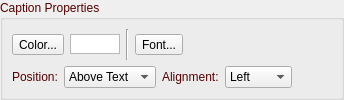
       <widget class="QGroupBox" name="groupBoxCaptionProperties3">
        <property name="palette">
         <palette>
          <active>
           <colorrole role="WindowText">
            <brush brushstyle="SolidPattern">
             <color alpha="255">
              <red>85</red>
              <green>0</green>
              <blue>0</blue>
             </color>
            </brush>
           </colorrole>
          </active>
          <inactive>
           <colorrole role="WindowText">
            <brush brushstyle="SolidPattern">
             <color alpha="255">
              <red>85</red>
              <green>0</green>
              <blue>0</blue>
             </color>
            </brush>
           </colorrole>
          </inactive>
          <disabled>
           <colorrole role="WindowText">
            <brush brushstyle="SolidPattern">
             <color alpha="255">
              <red>120</red>
              <green>120</green>
              <blue>120</blue>
             </color>
            </brush>
           </colorrole>
          </disabled>
         </palette>
        </property>
        <property name="title">
         <string>Caption Properties</string>
        </property>
        <layout class="QVBoxLayout" name="verticalLayout_10">
         <property name="leftMargin">
          <number>9</number>
         </property>
         <property name="topMargin">
          <number>9</number>
         </property>
         <property name="rightMargin">
          <number>9</number>
         </property>
         <property name="bottomMargin">
          <number>9</number>
         </property>
         <item>
          <layout class="QHBoxLayout" name="horizontalLayout_22">
           <item>
            <widget class="QToolButton" name="toolButtonCaptionColor3">
             <property name="text">
              <string>Color...</string>
             </property>
            </widget>
           </item>
           <item>
            <widget class="QGraphicsView" name="graphicViewCaptionColor3">
             <property name="sizePolicy">
              <sizepolicy hsizetype="Fixed" vsizetype="Fixed">
               <horstretch>0</horstretch>
               <verstretch>0</verstretch>
              </sizepolicy>
             </property>
             <property name="minimumSize">
              <size>
               <width>50</width>
               <height>20</height>
              </size>
             </property>
             <property name="maximumSize">
              <size>
               <width>50</width>
               <height>20</height>
              </size>
             </property>
            </widget>
           </item>
           <item>
            <widget class="Line" name="line_5">
             <property name="orientation">
              <enum>Qt::Vertical</enum>
             </property>
            </widget>
           </item>
           <item>
            <widget class="QToolButton" name="toolButtonCaptionFont3">
             <property name="text">
              <string>Font...</string>
             </property>
            </widget>
           </item>
           <item>
            <widget class="QLabel" name="labelFontCaption3">
             <property name="sizePolicy">
              <sizepolicy hsizetype="Minimum" vsizetype="Preferred">
               <horstretch>0</horstretch>
               <verstretch>0</verstretch>
              </sizepolicy>
             </property>
             <property name="text">
              <string/>
             </property>
             <property name="wordWrap">
              <bool>true</bool>
             </property>
            </widget>
           </item>
          </layout>
         </item>
         <item>
          <layout class="QHBoxLayout" name="horizontalLayout_23">
           <property name="leftMargin">
            <number>0</number>
           </property>
           <property name="topMargin">
            <number>0</number>
           </property>
           <property name="rightMargin">
            <number>0</number>
           </property>
           <property name="bottomMargin">
            <number>0</number>
           </property>
           <item>
            <widget class="QLabel" name="labelPosition3">
             <property name="text">
              <string>Position:</string>
             </property>
            </widget>
           </item>
           <item>
            <widget class="QComboBox" name="comboBoxCaptionPosition3">
             <property name="sizePolicy">
              <sizepolicy hsizetype="Preferred" vsizetype="Fixed">
               <horstretch>0</horstretch>
               <verstretch>0</verstretch>
              </sizepolicy>
             </property>
             <property name="minimumSize">
              <size>
               <width>85</width>
               <height>0</height>
              </size>
             </property>
             <property name="currentText">
              <string>Above Text</string>
             </property>
             <item>
              <property name="text">
               <string>Above Text</string>
              </property>
             </item>
             <item>
              <property name="text">
               <string>Below Text</string>
              </property>
             </item>
            </widget>
           </item>
           <item>
            <widget class="QLabel" name="labelCaptionAlign3">
             <property name="text">
              <string>Alignment:</string>
             </property>
            </widget>
           </item>
           <item>
            <widget class="QComboBox" name="comboBoxCaptionAlign3">
             <item>
              <property name="text">
               <string>Left</string>
              </property>
             </item>
             <item>
              <property name="text">
               <string>Center</string>
              </property>
             </item>
             <item>
              <property name="text">
               <string>Right</string>
              </property>
             </item>
            </widget>
           </item>
           <item>
            <spacer name="horizontalSpacer_7">
             <property name="orientation">
              <enum>Qt::Horizontal</enum>
             </property>
             <property name="sizeHint" stdset="0">
              <size>
               <width>40</width>
               <height>20</height>
              </size>
             </property>
            </spacer>
           </item>
          </layout>
         </item>
        </layout>
       </widget>
